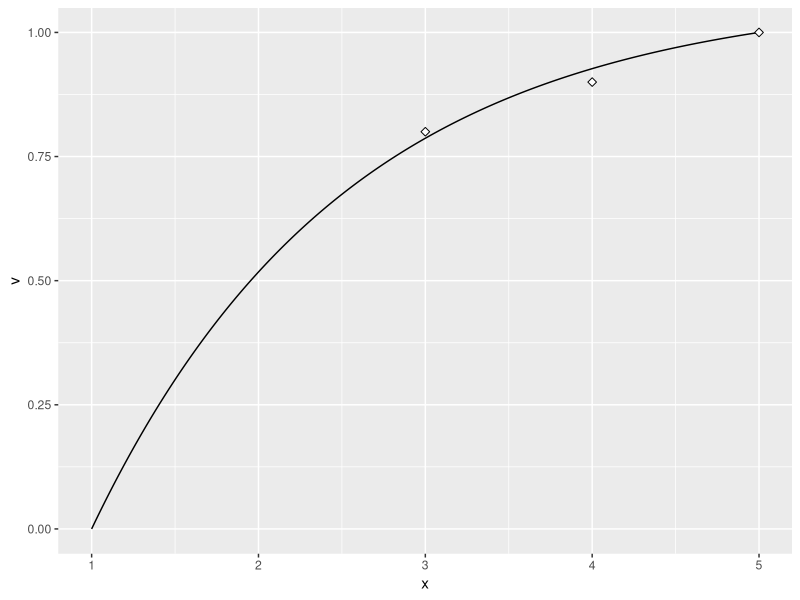
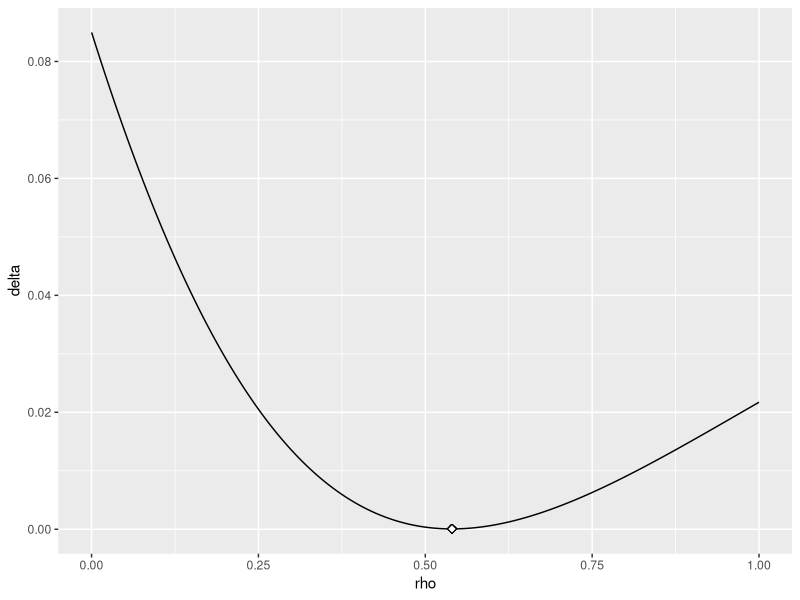
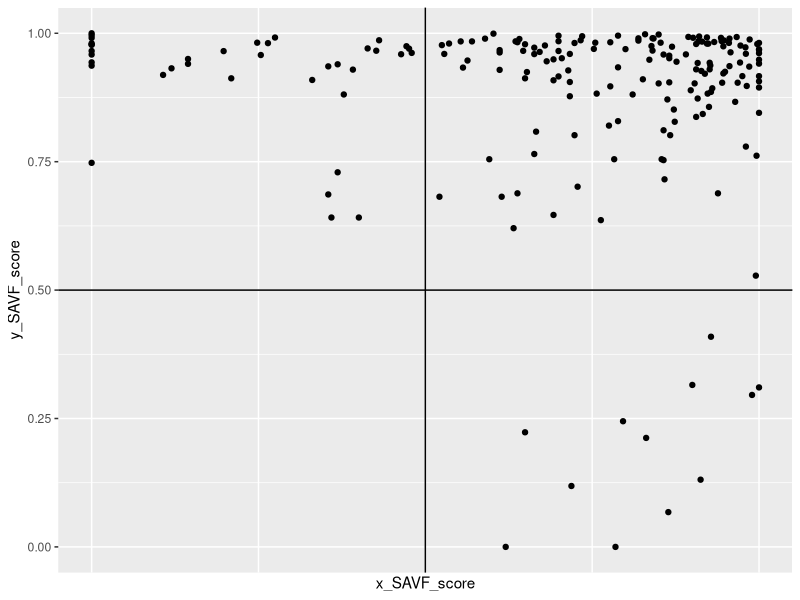

The R script that drew these images, in order:
## ---- chunk 1
psc <- tibble::tibble(
  PSC = c("D233", "F352", "T713", "K833", "Q121", "C791", "Y207", "W439", "N290", "C251", "U115", "Y679", "P256","B272", "Y895", "D663", "D400", "S883", "G274", "S229", "V324", "C529", "H379", "S528", "Q844", "X925", "A202", "W483", "Q507", "X898", "T845", "F318", "Y357", "Y536", "R954", "Y416", "E103", "I425", "C305", "W936", "H489", "N923", "G904", "I329", "T636", "G220", "W441", "C432", "N429", "N527", "X253", "N376", "L595", "K472", "H824", "X945", "D604", "E997", "K815", "E817", "D655", "R315", "P402", "F754", "Y853", "K960", "T856", "Z840", "H423", "Q618", "S855", "U622", "Q410", "G641", "Q255", "B187", "B238", "K980", "V809", "O854", "B455", "J637", "C309", "H426", "F973", "P184", "N763", "G691", "T373", "V761", "V437", "Y396", "S405", "I418", "R631", "I364", "D442", "D353", "J313", "Q795", "O131", "O920", "Y670", "V906", "O977", "J164", "M578", "V879", "M450", "E908", "B666", "D994", "N741", "A261", "H986", "W685", "Z776", "Z821", "A859", "S961", "E928", "F520", "X634", "B875", "C284", "X262", "V177", "C877", "D623", "M607", "P171", "E580", "I440", "D581", "E370", "M667", "G230", "G626", "G783", "N915", "X119", "Q697", "M496", "S868", "F334", "R777", "P941", "N436", "W932", "E537", "T317", "K942", "D715", "M176", "F452", "V162", "D983", "H278", "V649", "M775", "T269", "T173", "O522", "W299", "G852", "P291", "X597", "U310", "Q541", "M375", "A365", "L979", "X283", "T962", "E808", "A363", "I617", "B829", "G698", "B188", "U646", "O288", "T127", "C901", "I116", "V870", "S346", "J758", "S965", "E619", "I682", "M354", "H562", "K482", "L568", "Z491", "A668", "T203", "J332", "G362"), 
  x_attribute = c(3.01, 4.34, 3.37, 2.67, 3.48, 3.32, 3.48, 2.47, 1.66, 1.00, 1.40, 2.99, 4.93, 1.62, 1.00, 3.42, 2.66, 1.31, 3.24, 1.45, 2.70, 1.61, 3.99, 2.40, 1.77, 3.92, 2.88, 2.75, 3.37, 2.53, 2.94, 4.68, 5.00, 4.01, 1.18, 1.00, 4.46, 3.54, 1.00, 1.43, 1.00, 2.57, 2.41, 1.90, 3.39, 3.43, 2.84, 4.65, 3.95, 3.01, 1.69, 2.11, 3.73, 3.84, 1.33, 4.18, 3.25, 5.00, 2.85, 4.31, 2.95, 2.52, 5.00, 2.49, 1.64, 3.96, 2.57, 4.74, 2.46, 3.13, 4.32, 1.41, 4.66, 3.05, 4.95, 1.71, 2.03, 3.18, 2.05, 1.89, 2.42, 4.66, 4.12, 5.00, 3.46, 3.56, 3.30, 2.01, 4.22, 3.86, 4.24, 2.15, 3.28, 4.21, 2.35, 2.36, 2.83, 2.60, 2.60, 1.16, 2.37, 4.48, 3.98, 1.00, 3.88, 1.22, 2.31, 3.82, 2.57, 4.75, 3.51, 4.58, 3.82, 3.83, 2.67, 3.95, 4.53, 3.70, 3.75, 3.47, 3.18, 4.21, 5.00, 4.00, 4.91, 2.70, 2.28, 1.00, 1.00, 2.95, 3.40, 4.06, 1.22, 1.61, 3.48, 3.53, 2.41, 3.42, 2.60, 3.87, 2.62, 5.00, 3.76, 1.64, 2.68, 1.78, 1.56, 2.67, 3.80, 2.98, 2.46, 4.81, 4.03, 3.22, 5.00, 2.74, 1.86, 4.43, 3.31, 2.28, 4.01, 3.99, 2.21, 2.25, 2.72, 3.31, 4.54, 3.67, 4.19, 2.23, 3.49, 3.80, 5.00, 2.28, 3.97, 3.42, 2.10, 1.88, 2.02, 3.89, 1.00, 5.00, 2.60, 3.80, 4.32, 5.00, 3.01, 4.17, 2.46, 5.00, 2.38, 2.37, 2.13, 2.41, 1.74, 1.00, 3.78, 1.00, 3.07, 2.29),
  y_attribute = c(4.84, 5.64, 4.30, 5.53, 4.33, 7.32, 5.42, 3.35, 4.02, 7.47, 6.58, 1.00, 3.04, 2.46, 4.91, 5.49, 4.72, 5.73, 8.98, 7.57, 3.30, 2.65, 4.76, 5.75, 5.76, 4.60, 2.44, 7.98, 8.82, 5.11, 3.44, 4.23, 6.55, 1.75, 4.80, 6.32, 7.71, 3.50, 5.49, 6.52, 5.06, 2.48, 4.45, 5.60, 6.58, 2.79, 6.58, 6.05, 7.60, 3.51, 4.75, 4.83, 4.12, 7.88, 4.45, 6.83, 1.34, 1.53, 4.04, 6.55, 6.64, 6.24, 5.82, 5.67, 4.97, 4.04, 5.21, 4.87, 5.52, 4.02, 4.89, 5.46, 5.54, 1.40, 6.41, 2.46, 5.53, 6.90, 6.47, 5.93, 4.66, 3.15, 2.66, 5.58, 3.91, 5.09, 6.18, 2.63, 6.93, 1.20, 4.67, 6.77, 5.19, 6.15, 2.38, 6.78, 5.91, 5.74, 4.51, 4.56, 6.65, 4.32, 3.76, 6.34, 6.74, 5.23, 1.00, 5.03, 4.39, 7.11, 6.11, 4.52, 3.93, 6.76, 4.34, 6.46, 5.05, 7.75, 1.54, 1.10, 7.36, 4.61, 5.19, 4.92, 2.07, 6.54, 5.81, 8.37, 6.50, 4.22, 3.00, 6.68, 4.99, 4.88, 5.27, 3.71, 1.36, 3.37, 6.80, 4.70, 5.27, 4.19, 7.50, 2.86, 1.18, 6.96, 4.40, 3.98, 3.58, 3.00, 3.06, 1.50, 4.17, 4.42, 4.36, 6.96, 5.51, 3.86, 7.40, 5.63, 4.08, 5.04, 7.29, 9.54, 2.72, 5.77, 6.23, 5.50, 4.32, 3.00, 3.30, 6.41, 4.52, 4.74, 6.46, 2.99, 6.77, 6.16, 6.28, 3.63, 10.00, 5.00, 8.18, 4.76, 7.30, 5.88, 8.21, 7.48, 6.02, 3.65, 7.21, 2.66, 5.15, 6.38, 5.95, 5.74, 4.30, 2.96, 5.89, 2.63)
)
## ---- chunk 2
SAVF_score <- function(x, x_low, x_high, rho){

  # return error if x_low is not less than x_high
  if(x_low >= x_high){
    stop("`x_low` must be less than `x_high`", call. = FALSE)
  }

  # return error if rho is not a single value
  if (length(rho) != 1) {
    stop("`rho` must be a numeric value of length 1", call. = FALSE)
  }

  # generate SAVF values
  value <- (1 - exp(-rho * (x - x_low))) / (1 - exp(-rho * (x_high - x_low)))

  # return values
  return(value)

}

SAVF_plot <- function(desired_x, desired_v, x_low, x_high, rho){

  # return error if x_low is not less than x_high
  if(x_low >= x_high){
    stop("`x_low` must be less than `x_high`", call. = FALSE)
  }

  # return error if rho is not a single value
  if (length(rho) != 1) {
    stop("`rho` must be a numeric value of length 1", call. = FALSE)
  }

  # create string of x values
  x <- seq(x_low, x_high, by = (x_high - x_low) / 1000)
  v <- SAVF_score(x, x_low, x_high, rho)

  # create data frames to plot
  df <- data.frame(x = x, v = v)
  desired <- data.frame(x = desired_x, v = desired_v)

  ggplot2::ggplot(df, ggplot2::aes(x, v)) +
    ggplot2::geom_line() +
    ggplot2::geom_point(data = desired, ggplot2::aes(x, v), shape = 23, size = 2, fill = "white")

}
## ---- chunk 3


SAVF_plot(desired_x = c(3, 4, 5),
          desired_v = c(.8, .9, 1),
          x_low = 1,
          x_high = 5,
          rho = 0.6531)
## ---- chunk 4
SAVF_plot_rho_error <- function(desired_x, desired_v, x_low, x_high, rho_low, rho_high){

  # return error if x_low is not less than x_high
  if(x_low >= x_high){
    stop("`x_low` must be less than `x_high`", call. = FALSE)
  }

  # return error if rho_low is not less than rho_high
  if(rho_low >= rho_high){
    stop("`rho_low` must be less than `rho_high`", call. = FALSE)
  }

  # compute sequence of rho values
  rho <- seq(rho_low, rho_high, by = (rho_high - rho_low) / 10000)
  rho <- rho[rho != 0]

  # compute deltas between preferred and fitted values
  delta <- sapply(rho, function(x) sum((SAVF_score(desired_x, x_low, x_high, x) - desired_v)^2))

  # return rho that produces smallest error
  true_rho <- rho[which(delta == min(delta))]

  # plot value
  df <- data.frame(rho = rho, delta = delta)
  ggplot2::ggplot(df, ggplot2::aes(rho, delta)) +
    ggplot2::geom_line() +
    ggplot2::geom_point(ggplot2::aes(true_rho, min(delta)), shape = 23, size = 2, fill = "white")

}
## ---- chunk 5
SAVF_plot_rho_error(desired_x = c(3, 4, 5),
                    desired_v = c(.75, .9, 1),
                    x_low = 1,
                    x_high = 5,
                    rho_low = 0,
                    rho_high = 1)
## ---- chunk 6
SAVF_score <- function(x, x_low, x_high, rho){

  # return error if x_low is not less than x_high
  if(x_low >= x_high){
    stop("`x_low` must be less than `x_high`", call. = FALSE)
  }

  # return error if rho is not a single value
  if (length(rho) != 1) {
    stop("`rho` must be a numeric value of length 1", call. = FALSE)
  }

  # generate SAVF values
  value <- (1 - exp(-rho * (x - x_low))) / (1 - exp(-rho * (x_high - x_low)))

  # return values
  return(value)

}
## ---- chunk 7
# using dplyr to add a new variable while preserving existing data
library(dplyr)

# here we are assuming we found the appropriate rho value for the y attribute using
# the same process as mentioned above
psc <- psc %>%
  mutate(x_SAVF_score = SAVF_score(x_attribute, 1, 5, .653),
         y_SAVF_score = SAVF_score(y_attribute, 1, 10, .70))

psc
## ---- chunk 8
kraljic_matrix <- function(data, x, y){

  # return error if x or y are not numeric values
  x_col <- data[[deparse(substitute(x))]]
  y_col <- data[[deparse(substitute(y))]]

  if(!is.numeric(x_col) | !is.numeric(y_col)){
    stop("data for both column inputs must be numeric", call. = FALSE)
  }

  # plot Kraljic Matrix
  ggplot2::ggplot(data, ggplot2::aes_string(deparse(substitute(x)), deparse(substitute(y)))) +
    ggplot2::geom_point() +
    ggplot2::geom_vline(xintercept = .5) +
    ggplot2::geom_hline(yintercept = .5) +
    ggplot2::coord_cartesian(xlim = c(0,1), ylim = c(0,1)) +
    ggplot2::scale_x_reverse()
}
## ---- chunk 9
kraljic_matrix(psc, x_SAVF_score, y_SAVF_score)
## ---- chunk 10
kraljic_quadrant <- function(x, y){

  ifelse(x > .5 & y >= .5, "Leverage",
         ifelse(x > .5 & y < .5, "Critical",
                ifelse(x <= .5 & y >= .5, "Strategic",
                       ifelse(x < .5 & y < .5, "Bottleneck", NA))))

}
## ---- chunk 11
psc %>%
  mutate(quadrant = kraljic_quadrant(x_SAVF_score, y_SAVF_score))
## ---- chunk 12
MAVF_score <- function(x, y, x_wt, y_wt){

  # return error if x and y are different lengths
  if(length(x) != length(y)){
    stop("`x` and `y` must be the same length", call. = FALSE)
  }

  # return error if x or y weights are not a single value
  if (length(x_wt) != 1 | length(y_wt) != 1) {
    stop("x and y weights must be numeric values of length 1", call. = FALSE)
  }

  x * x_wt + y * y_wt + (1 - x_wt - y_wt) * x * y

}
## ---- chunk 13
psc %>%
  mutate(MAVF = MAVF_score(x_SAVF_score, y_SAVF_score, 0.65, 0.35))
## ---- chunk 14
psc %>%
  mutate(MAVF = MAVF_score(x_SAVF_score, y_SAVF_score, 0.65, 0.35),
         quadrant = kraljic_quadrant(x_SAVF_score, y_SAVF_score)) %>%
  filter(quadrant == "Leverage") %>%
  top_n(10, wt = MAVF)
## ---- chunk 15
MAVF_sensitivity <- function(data, x, y, x_wt_min, x_wt_max, y_wt_min, y_wt_max){

  # return error if x_wt_min is not less than x_wt_max
  if(x_wt_min >= x_wt_max){
    stop("`x_wt_min` must be less than `x_wt_max`", call. = FALSE)
  }

  # return error if y_wt_min is not less than y_wt_max
  if(y_wt_min >= y_wt_max){
    stop("`y_wt_min` must be less than `y_wt_max`", call. = FALSE)
  }

  # create random wts
  x_wt <- runif(1000, min = x_wt_min, max = x_wt_max)
  y_wt <- runif(1000, min = y_wt_min, max = y_wt_max)
  w_wt <- 1 - x_wt - y_wt

  # parse out vectors from data
  x_col <- data[[deparse(substitute(x))]]
  y_col <- data[[deparse(substitute(y))]]

  # create vectors to fill
  Min. <- vector(mode = "numeric", length = nrow(data))
  `1st Qu.` <- vector(mode = "numeric", length = nrow(data))
  Median <- vector(mode = "numeric", length = nrow(data))
  Mean <- vector(mode = "numeric", length = nrow(data))
  `3rd Qu.` <- vector(mode = "numeric", length = nrow(data))
  Max. <- vector(mode = "numeric", length = nrow(data))
  Range <- vector(mode = "numeric", length = nrow(data))

  # loop through to compute values for each x y pair
  for(i in 1:nrow(data)){
    s <- summary(x_col[i] * x_wt + y_col[i] * y_wt + (1 - x_wt - y_wt) * x_col[i] * y_col[i])
    Min.[i] <- s[1]
    `1st Qu.`[i] <- s[2]
    Median[i] <- s[3]
    Mean[i] <- s[4]
    `3rd Qu.`[i] <- s[5]
    Max.[i] <- s[6]
    Range[i] <- s[6] - s[1]
  }

  # add new columns
  data$MAVF_Min <- Min.
  data$MAVF_1st_Q <- `1st Qu.`
  data$MAVF_Median <- Median
  data$MAVF_Mean <- Mean
  data$MAVF_3rd_Q <- `3rd Qu.`
  data$MAVF_Max <- Max.
  data$MAVF_Range <- Range


  # return data
  data

}
## ---- chunk 16
MAVF_sensitivity(psc,
                 x = x_SAVF_score,
                 y = y_SAVF_score,
                 x_wt_min = .55,
                 x_wt_max = .75,
                 y_wt_min = .25,
                 y_wt_max = .45) %>%
  select(PSC, starts_with("MAVF"))
